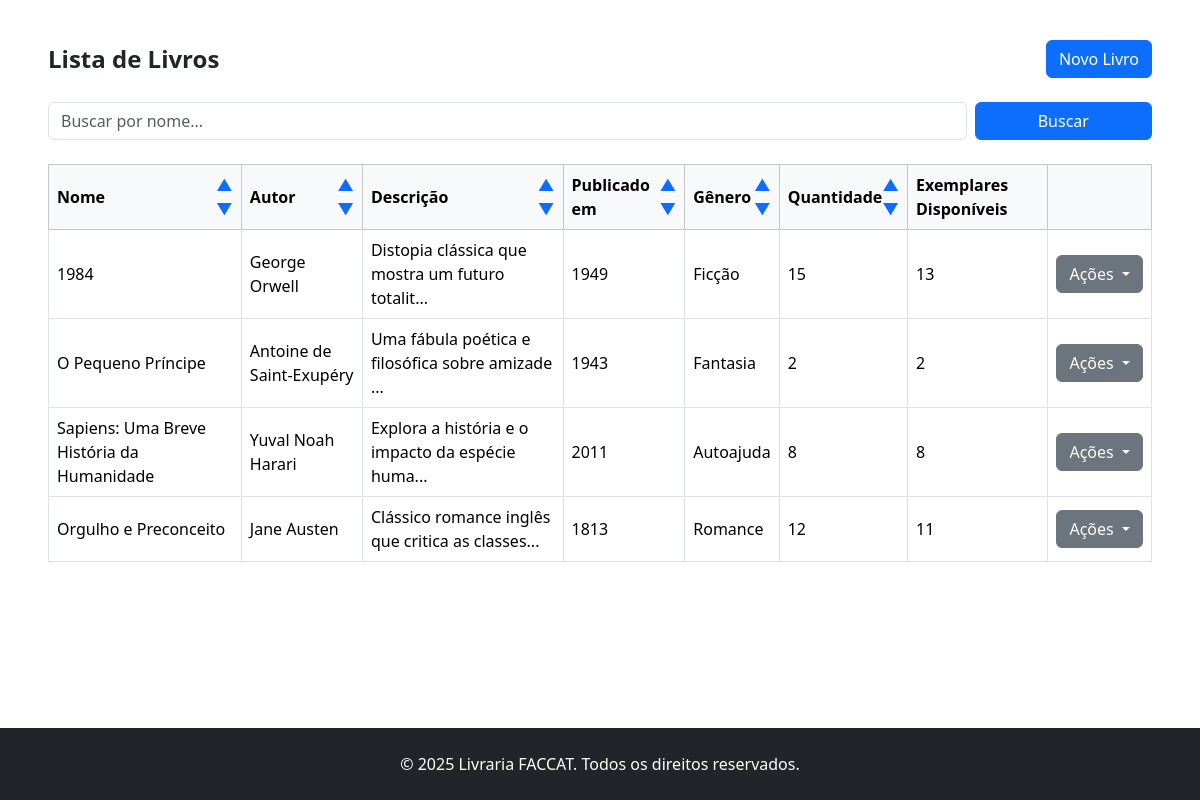
/livros/gerenciarLivros, run on an earlier commit of the app's database.
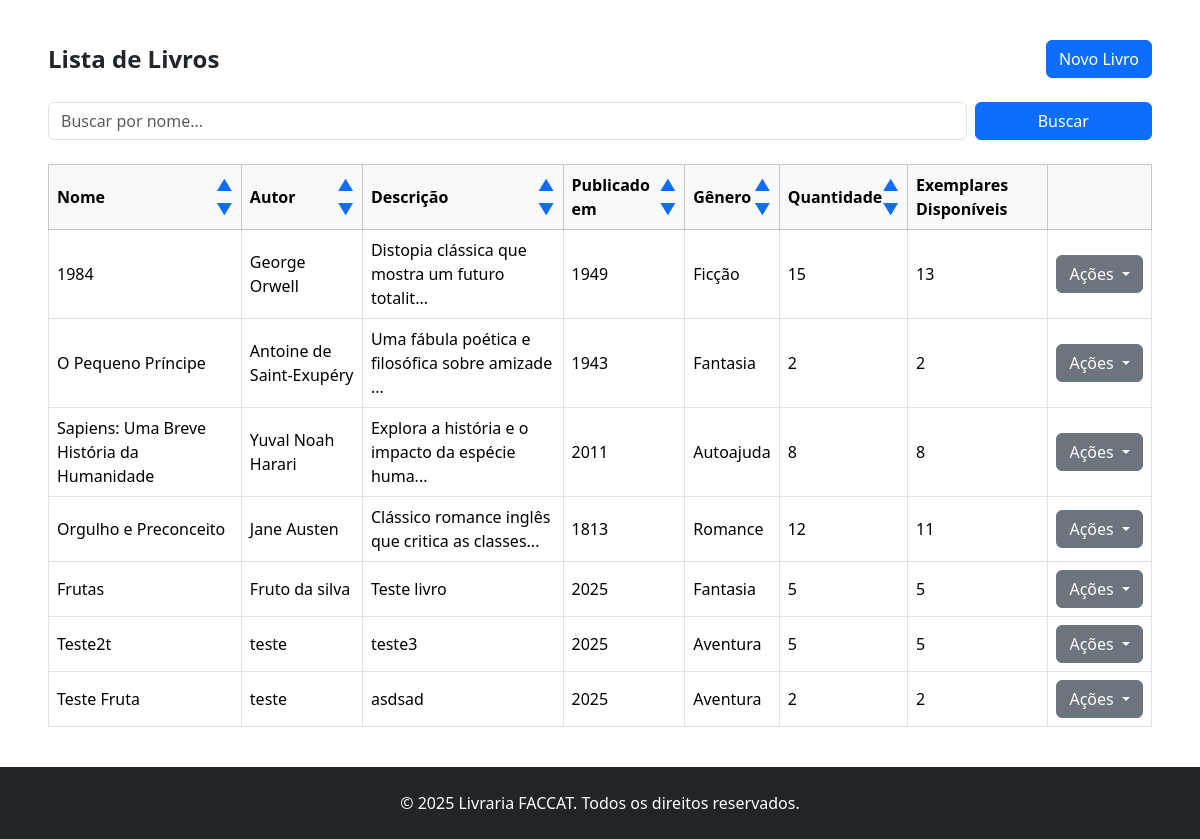
And on a later commit of the database.
### livros/models.py (models this page shows, shortened)
class Livro(models.Model):
    nome = models.CharField(max_length=100)
    autor = models.CharField(max_length=100)
    descricao = models.TextField()
    ano_publicacao = models.IntegerField(default=datetime.now().year)
    foto = StdImageField(
        upload_to='fotos/alunos',
        variations={'thumb': (150, 150), 'medium': (300, 300)},
        blank=True,
        null=True
    )
    isbn = models.CharField(max_length=17, blank=True, null=True, unique=True,
                            help_text="ISBN do livro (ex: 978-3-16-148410-0)")
    genero = models.CharField(max_length=20, choices=GENEROS, default='ficcao')
    quantidade = models.PositiveIntegerField(default=0)
    def exemplares_disponiveis(self):
        emprestimos_ativos = self.emprestimo_set.exclude(status='FINALIZADO').count()
        return max(self.quantidade - emprestimos_ativos, 0)

### livros/views.py (the view)
# urls.py: path('gerenciarLivros', views.gerenciar_livros, name='gerenciar_livros'),
def gerenciar_livros(request):
    busca = request.GET.get('busca', '')
    livros = Livro.objects.all()
    if busca:
        livros = livros.filter(nome__icontains=busca)
    dados = {
        'livros': livros,
        'query': busca,
    }
    return render(request, 'livros/gerenciar_livros.html', dados)

### livros/templates/livros/gerenciar_livros.html (shortened to what the changed rows need)
{% extends 'base.html' %}
{% block content %}
<div class="my-4 px-5">
    <div class="d-flex justify-content-between align-items-center mb-4">
        <h1 class="h4 fw-bold mb-0">Lista de Livros</h1>
    </div>
    <div class="table-responsive">
        <table class="table table-bordered table-hover align-middle">
            <thead class="table-light">
                <tr>
                    <th>
                        <div class="d-flex justify-content-between align-items-center">
                            <span>Nome</span>
                            <div class="d-flex flex-column">
                                <a href="{% url 'ordenar_livros' 'nome' %}?busca={{ request.GET.busca }}&ordenacao=asc"
                                    class="sort-arrow {% if campo_ordenado == 'nome' and ordenacao == 'asc' %}active{% endif %}"
                                    style="text-decoration: none;">
                                </a>
                                <a href="{% url 'ordenar_livros' 'nome' %}?busca={{ request.GET.busca }}&ordenacao=desc"
                                    class="sort-arrow {% if campo_ordenado == 'nome' and ordenacao == 'desc' %}active{% endif %}"
                                    style="text-decoration: none;">
                                </a>
                            </div>
                        </div>
                    </th>
                    <th>
                        <div class="d-flex justify-content-between align-items-center">
                            <span>Autor</span>
                            <div class="d-flex flex-column">
                                <a href="{% url 'ordenar_livros' 'autor' %}?busca={{ request.GET.busca }}&ordenacao=asc"
                                    class="sort-arrow {% if campo_ordenado == 'autor' and ordenacao == 'asc' %}active{% endif %}"
                                    style="text-decoration: none;">
                                </a>
                                <a href="{% url 'ordenar_livros' 'autor' %}?busca={{ request.GET.busca }}&ordenacao=desc"
                                    class="sort-arrow {% if campo_ordenado == 'autor' and ordenacao == 'desc' %}active{% endif %}"
                                    style="text-decoration: none;">
                                </a>
                            </div>
                        </div>
                    </th>
                    <th>
                        <div class="d-flex justify-content-between align-items-center">
                            <span>Descrição</span>
                            <div class="d-flex flex-column">
                                <a href="{% url 'ordenar_livros' 'descricao' %}?busca={{ request.GET.busca }}&ordenacao=asc"
                                    class="sort-arrow {% if campo_ordenado == 'descricao' and ordenacao == 'asc' %}active{% endif %}"
                                    style="text-decoration: none;">
                                </a>
                                <a href="{% url 'ordenar_livros' 'descricao' %}?busca={{ request.GET.busca }}&ordenacao=desc"
                                    class="sort-arrow {% if campo_ordenado == 'descricao' and ordenacao == 'desc' %}active{% endif %}"
                                    style="text-decoration: none;">
                                </a>
                            </div>
                        </div>
                    </th>
                    <th>
                        <div class="d-flex justify-content-between align-items-center">
                            <span>Publicado em</span>
                            <div class="d-flex flex-column">
                                <a href="{% url 'ordenar_livros' 'ano_publicacao' %}?busca={{ request.GET.busca }}&ordenacao=asc"
                                    class="sort-arrow {% if campo_ordenado == 'ano_publicacao' and ordenacao == 'asc' %}active{% endif %}"
                                    style="text-decoration: none;">
                                </a>
                                <a href="{% url 'ordenar_livros' 'ano_publicacao' %}?busca={{ request.GET.busca }}&ordenacao=desc"
                                    class="sort-arrow {% if campo_ordenado == 'ano_publicacao' and ordenacao == 'desc' %}active{% endif %}"
                                    style="text-decoration: none;">
                                </a>
                            </div>
                        </div>
                    </th>
                    <th>
                        <div class="d-flex justify-content-between align-items-center">
                            <span>Gênero</span>
                            <div class="d-flex flex-column">
                                <a href="{% url 'ordenar_livros' 'genero' %}?busca={{ request.GET.busca }}&ordenacao=asc"
                                    class="sort-arrow {% if campo_ordenado == 'genero' and ordenacao == 'asc' %}active{% endif %}"
                                    style="text-decoration: none;">
                                </a>
                                <a href="{% url 'ordenar_livros' 'genero' %}?busca={{ request.GET.busca }}&ordenacao=desc"
                                    class="sort-arrow {% if campo_ordenado == 'genero' and ordenacao == 'desc' %}active{% endif %}"
                                    style="text-decoration: none;">
                                </a>
                            </div>
                        </div>
                    </th>
                    <th>
                        <div class="d-flex justify-content-between align-items-center">
                            <span>Quantidade</span>
                            <div class="d-flex flex-column">
                                <a href="{% url 'ordenar_livros' 'quantidade' %}?busca={{ request.GET.busca }}&ordenacao=asc"
                                    class="sort-arrow {% if campo_ordenado == 'quantidade' and ordenacao == 'asc' %}active{% endif %}"
                                    style="text-decoration: none;">
                                </a>
                                <a href="{% url 'ordenar_livros' 'quantidade' %}?busca={{ request.GET.busca }}&ordenacao=desc"
                                    class="sort-arrow {% if campo_ordenado == 'quantidade' and ordenacao == 'desc' %}active{% endif %}"
                                    style="text-decoration: none;">
                                </a>
                            </div>
                        </div>
                    </th>
                    <th>
                        <div class="d-flex justify-content-center align-items-center">
                            <span>Exemplares Disponíveis</span>
                        </div>
                    </th>
                    <th></th>
                </tr>
            </thead>
            <tbody>
                {% for livro in livros %}
                <tr>
                    <td>{{ livro.nome }}</td>
                    <td>{{ livro.autor }}</td>
                    <td>{{ livro.descricao|truncatechars:50 }}</td>
                    <td>{{ livro.ano_publicacao }}</td>
                    <td>{{ livro.get_genero_display }}</td>
                    <td>{{ livro.quantidade }}</td>
                    <td>{{ livro.exemplares_disponiveis }}</td>
                    <td>
                        <div class="dropdown">
                            <button class="btn btn-secondary dropdown-toggle" type="button" data-bs-toggle="dropdown"
                                aria-expanded="false">
                                Ações
                            </button>
                        </div>
                    </td>
                </tr>
                {% empty %}
                <tr>
                    <td colspan="7" class="text-center py-4">Nenhum livro cadastrado.</td>
                </tr>
                {% endfor %}
            </tbody>
        </table>
    </div>
</div>
{% endblock %}

What changed in the data, as far as the page shows it:
added Livro: nome "Frutas", autor "Fruto da silva", descricao "Teste livro", ano_publicacao "2025", genero "Fantasia", quantidade "5", exemplares_disponiveis "5"
added Livro: nome "Teste2t", autor "teste", descricao "teste3", ano_publicacao "2025", genero "Aventura", quantidade "5", exemplares_disponiveis "5"
added Livro: nome "Teste Fruta", autor "teste", descricao "asdsad", ano_publicacao "2025", genero "Aventura", quantidade "2", exemplares_disponiveis "2"
